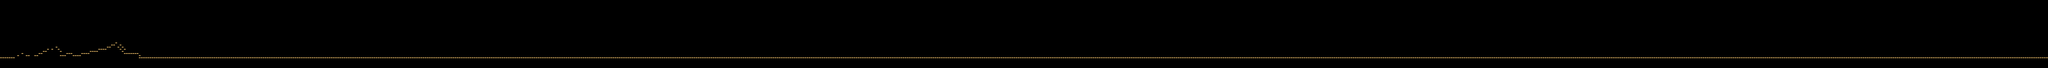

Rendered tile map (Tiled .tmx) drawn with the repository's tilesets; below, a short description and the map source with its tile grids summarised:
An orthogonal 960x32 tile map with 32x32 px tiles, 1 tile layer (line), 5 tilesets and 16 objects.

<map version="1.2" tiledversion="1.2.1" orientation="orthogonal" renderorder="right-down" width="960" height="32" tilewidth="32" tileheight="32" infinite="0" nextlayerid="18" nextobjectid="81">
 <tileset firstgid="1" name="line" tilewidth="32" tileheight="32" tilecount="1" columns="1">
  <image source="line.png" width="32" height="32" />
 </tileset>
 <tileset firstgid="2" name="small" tilewidth="32" tileheight="32" tilecount="1" columns="1">
  <image source="2.png" width="32" height="32" />
 </tileset>
 <tileset firstgid="3" name="bar" tilewidth="32" tileheight="32" tilecount="1" columns="1">
  <image source="bar.png" width="32" height="32" />
 </tileset>
 <tileset firstgid="4" name="ิbar2" tilewidth="32" tileheight="32" tilecount="1" columns="1">
  <image source="bar2.png" width="32" height="32" />
 </tileset>
 <tileset firstgid="5" name="bar3" tilewidth="32" tileheight="32" tilecount="1" columns="1">
  <image source="bar3.png" width="32" height="32" />
 </tileset>
 <layer id="17" name="line" width="960" height="32">
  <data>[30720 cells, 958 non-empty, 1 distinct tile ids]</data>
 </layer>
 <objectgroup id="3" name="crystals">
  <object id="1" x="224" y="128">
   <ellipse />
  </object>
  <object id="2" x="224" y="128">
   <ellipse />
  </object>
  <object id="3" x="339.333" y="98.6667">
   <ellipse />
  </object>
  <object id="4" x="395" y="91">
   <ellipse />
  </object>
  <object id="5" x="430" y="86">
   <ellipse />
  </object>
  <object id="6" x="430" y="86">
   <ellipse />
  </object>
  <object id="10" x="167" y="66.6667">
   <ellipse />
  </object>
  <object id="11" x="136.333" y="111">
   <ellipse />
  </object>
  <object id="12" x="97" y="65.3333">
   <ellipse />
  </object>
  <object id="13" x="193.667" y="146.667">
   <ellipse />
  </object>
  <object id="14" x="238" y="93">
   <ellipse />
  </object>
  <object id="15" x="342" y="99" width="0.333333" height="0.333333">
   <ellipse />
  </object>
  <object id="76" x="460" y="850.667">
   <ellipse />
  </object>
  <object id="78" x="494.667" y="818.667">
   <ellipse />
  </object>
  <object id="79" x="332.667" y="820">
   <ellipse />
  </object>
  <object id="80" x="580" y="756.667">
   <ellipse />
  </object>
 </objectgroup>
</map>
